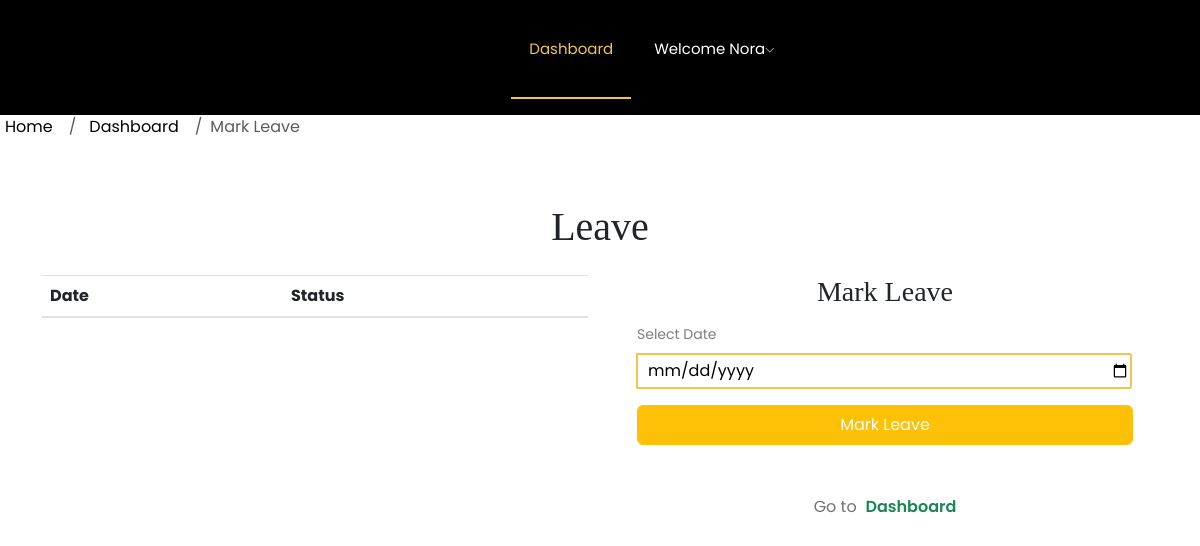
Before: /mark_holiday/ (signed in) with the older database file.
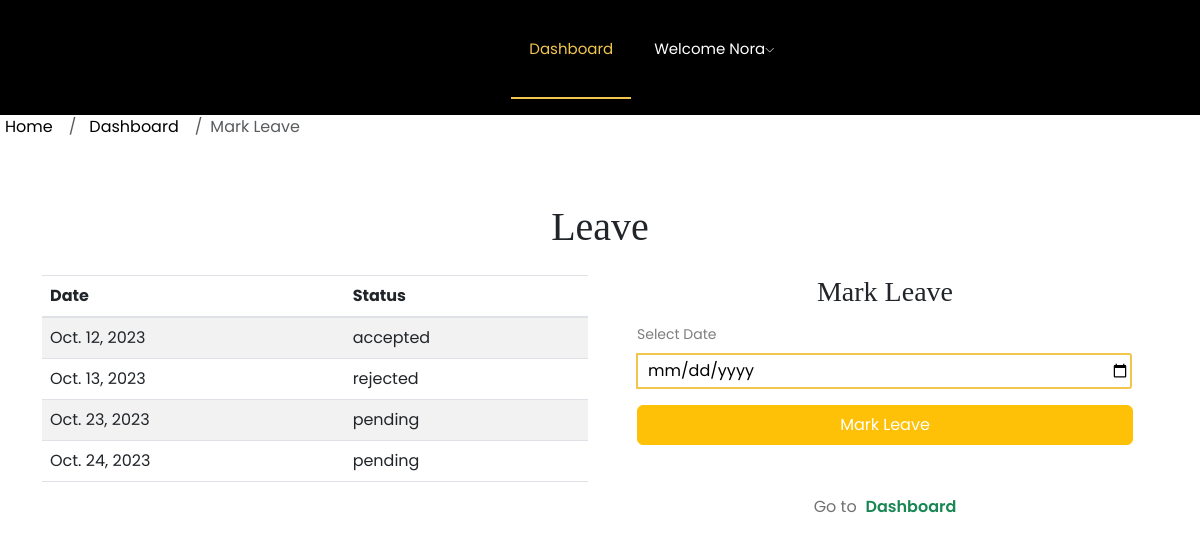
After: the same page with the newer database file.
### accounts/models.py (models this page shows, shortened)
class CustomUser(AbstractUser):
    USER_TYPES = (
        ('admin', 'Admin'),
        ('lawyer', 'Lawyer'),
        ('student', 'Student'),
        ('client', 'Client'),
    )
    STATES = (
    ('Andhra Pradesh', 'Andhra Pradesh'),
    ('Arunachal Pradesh', 'Arunachal Pradesh'),
    ('Assam', 'Assam'),
    ('Bihar', 'Bihar'),
    ('Chhattisgarh', 'Chhattisgarh'),
    ('Goa', 'Goa'),
    ('Gujarat', 'Gujarat'),
    ('Haryana', 'Haryana'),
    ('Himachal Pradesh', 'Himachal Pradesh'),
    ('Jharkhand', 'Jharkhand'),
    ('Karnataka', 'Karnataka'),
    ('Kerala', 'Kerala'),
    ('Madhya Pradesh', 'Madhya Pradesh'),
    ('Maharashtra', 'Maharashtra'),
    ('Manipur', 'Manipur'),
    ('Meghalaya', 'Meghalaya'),
    ('Mizoram', 'Mizoram'),
    ('Nagaland', 'Nagaland'),
    ('Odisha', 'Odisha'),
    ('Punjab', 'Punjab'),
    ('Rajasthan', 'Rajasthan'),
    ('Sikkim', 'Sikkim'),
    ('Tamil Nadu', 'Tamil Nadu'),
    ('Telangana', 'Telangana'),
    ('Tripura', 'Tripura'),
    ('Uttar Pradesh', 'Uttar Pradesh'),
    ('Uttarakhand', 'Uttarakhand'),
    ('West Bengal', 'West Bengal'),
    ('Andaman and Nicobar Islands', 'Andaman and Nicobar Islands'),
    ('Chandigarh', 'Chandigarh'),
    ('Dadra and Nagar Haveli and Daman and Diu', 'Dadra and Nagar Haveli and Daman and Diu'),
    ('Lakshadweep', 'Lakshadweep'),
    ('Delhi', 'Delhi'),
    ('Puducherry', 'Puducherry'),
)
    user_type = models.CharField(max_length=10, choices=USER_TYPES, default='client')
    id = models.AutoField(primary_key=True)
    email = models.EmailField(unique=True, default='')  # Change: Use email as the username
    first_name = models.CharField(max_length=30, default='')  # Added: First name field
    last_name = models.CharField(max_length=30, default='')  # Added: Last name field
    address = models.TextField(default='',blank=True,)  # Added: Address field
    dob = models.DateField(default='2000-01-01',blank=True,)  # Added: Date of birth field
    pin = models.CharField(max_length=6, default='',blank=True,)  # Added: PIN code field
    state = models.CharField(max_length=50, choices=STATES, blank=True, null=False)
    phone = models.CharField(max_length=15,blank=True)  # Added: Phone number field

class HolidayRequest(models.Model):
    STATUS_CHOICES = (
        ('pending', 'Pending'),
        ('accepted', 'Accepted'),
        ('rejected', 'Rejected'),
    )
    id = models.AutoField(primary_key=True)
    lawyer = models.ForeignKey(CustomUser, on_delete=models.CASCADE)
    date = models.DateField()
    status = models.CharField(max_length=10, choices=STATUS_CHOICES, default='pending')

### accounts/views.py (the view, shortened to what this page needs)
# urls.py: path('mark_holiday/', views.mark_holiday, name='mark_holiday'),
@login_required
def mark_holiday(request):
    user = request.user  # Get the current user
    if user.is_authenticated and user.user_type == 'lawyer':
        lawyer_profile = LawyerProfile.objects.get(user=user)  # Get the associated lawyer profile
        holiday_requests = HolidayRequest.objects.filter(lawyer=user)
        context = {
            'holiday_requests': holiday_requests,
        }
        return render(request, 'lawyer/mark_holiday.html', context)
    else:
        messages.error(request, 'Only lawyers can request holidays.')
        return redirect('home')  # Redirect non-lawyers or unauthenticated users to the home page

### accounts/templates/lawyer/mark_holiday.html (shortened to what this page needs)
{% load static %}
<!DOCTYPE html>
<html lang="en">
<head>
    <link rel="stylesheet" href="{% static 'css/bootstrap.min.css' %}">
    <link rel="stylesheet" href="{% static 'css/font-awesome.min.css' %}">
    <link rel="stylesheet" href="{% static 'css/slicknav.css' %}">
    <link rel="stylesheet" href="{% static 'css/style.css' %}">
    <link rel="stylesheet" href="{% static 'css/add_user.css' %}">
    <link rel="stylesheet" href="{% static 'css/bootstrap.min.css' %}">
    <link rel="stylesheet" href="{% static 'css/owl.carousel.min.css' %}">
    <link rel="stylesheet" href="{% static 'css/magnific-popup.css' %}">
    <link rel="stylesheet" href="{% static 'css/font-awesome.min.css' %}">
    <link rel="stylesheet" href="{% static 'css/themify-icons.css' %}">
    <link rel="stylesheet" href="{% static 'css/nice-select.css' %}">
    <link rel="stylesheet" href="{% static 'css/flaticon.css' %}">
    <link rel="stylesheet" href="{% static 'css/flaticon.css' %}">
    <link rel="stylesheet" href="{% static 'css/gijgo.css' %}">
    <link rel="stylesheet" href="{% static 'css/slicknav.css' %}">
    <link rel="stylesheet" href="{% static 'css/style.css' %}">
    <link rel="stylesheet" href="{% static 'css/admin.css' %}">
    <link rel="stylesheet" href="https://cdnjs.cloudflare.com/ajax/libs/twitter-bootstrap/5.3.0/css/bootstrap.min.css">
    <link rel="stylesheet" href="https://cdn.datatables.net/1.13.6/css/dataTables.bootstrap5.min.css">
</head>
    <header>
        <div class="header-area ">
            <div id="sticky-header" class="main-header-area">
                <div class="container-fluid p-0">
                    <div class="row align-items-center justify-content-between no-gutters">
                        <div class="col-xl-2 col-lg-2">
                            <div class="logo-img">
                            </div>
                        </div>
                        <div class="col-xl-7 col-lg-8">
                            <div class="main-menu  d-none d-lg-block">
                                <nav>
                                    <ul id="navigation">
                                        <li><a class="active" href="{% url 'login' %}">Dashboard</a></li>
                                        {% if user.is_authenticated %}
                                        <li>
                                            <a href="#">Welcome {{ user.first_name }}<i class="ti-angle-down"></i></a>
                                        </li>
                                        {% else %}
                                        <li><a href="{% url 'signup' %}">Signup</a></li>
                                        <li><a href="{% url 'login' %}">Login</a></li>
                                        {% endif %}
                                    </ul>
                            </div>
                        </div>
                    </div>
                </div>
            </div>
        </div>
    </header>
    <nav aria-label="breadcrumb">
        <ol class="breadcrumb">
            <li class="breadcrumb-item"><a href="{% url 'home' %}">Home</a></li>
            <li class="breadcrumb-item"><a href="{% url 'login' %}">Dashboard</a></li>
            <li class="breadcrumb-item active" aria-current="page">Mark Leave</li>
        </ol>
    </nav>
    <div class="container py-5">
        <h1 class="text-center">Leave</h1>
        <div class="row mt-4">
            <div class="col-md-6">
                <table id="example" class="table table-striped" style="width:100%">
                    <thead>
                        <tr>
                            <th>Date</th>
                            <th>Status</th>
                        </tr>
                    </thead>
                    <tbody>
                        {% for request in holiday_requests %}
                        <tr>
                            <td>{{ request.date }}</td>
                            <td>{{ request.status }}</td>
                        </tr>
                        {% endfor %}
                </table>
            </div>
            <div class="col-md-6 add-user-col d-flex justify-content-center align-items-center flex-column">
                <form action="{% url 'mark_holiday' %}" method="post">
                    <h3 class="text-center">Mark Leave</h3>
                    <div class="add-user-form">
                        <div class="input-group">
                            <label for="date">Select Date</label>
                            <input type="date" name="holiday_date" id="holiday_date" required />
                        </div>
                        <div class="input-group">
                            <button class="btn btn-warning text-white" type="submit">Mark Leave</button>
                        </div>
                    </div>
                </form>
                <div class="add-user-col d-block text-center mt-5">
                    <p>Go to<a href="{% url 'lawyer_dashboard' %}" class="text-success" style="font-weight: 600;"> Dashboard</a></p>
                </div>
            </div>
        </div>
    </div>
</body>
</html>

### static/css/add_user.css (style rules this page uses)
.add-user-form { width: 31em; }
.input-group { display: flex; flex-direction: column; margin-top: 1em; }
.input-group input, .input-group select, .input-group textarea { width: 100%; height: 2.25em; outline: none; border: 2px solid #f2c64d; border-radius: 3px; padding-left: 10px; }
.input-group button { height: 2.5em; }

### accounts/templates/lawyer/mark_holiday.html (style rules this page uses)
*, *:focus, *:active { outline: none; outline-offset: 0; outline-color: red; font-family: 'Poppins', sans-serif; }
a, a:hover, a:active, a:focus { text-decoration: none; color: #000; border-radius: 3px; margin-left: 5px; }
#navigation { display: flex; align-items: center; list-style: none; padding: 0; }
#navigation li { margin: 0; padding: 0; margin-right: 0px; }
#navigation li:last-child { margin-right: 0; }

Changed rows visible on the page:
added HolidayRequest: date "Oct. 12, 2023", status "accepted"
added HolidayRequest: date "Oct. 13, 2023", status "rejected"
added HolidayRequest: date "Oct. 23, 2023", status "pending"
added HolidayRequest: date "Oct. 24, 2023", status "pending"
